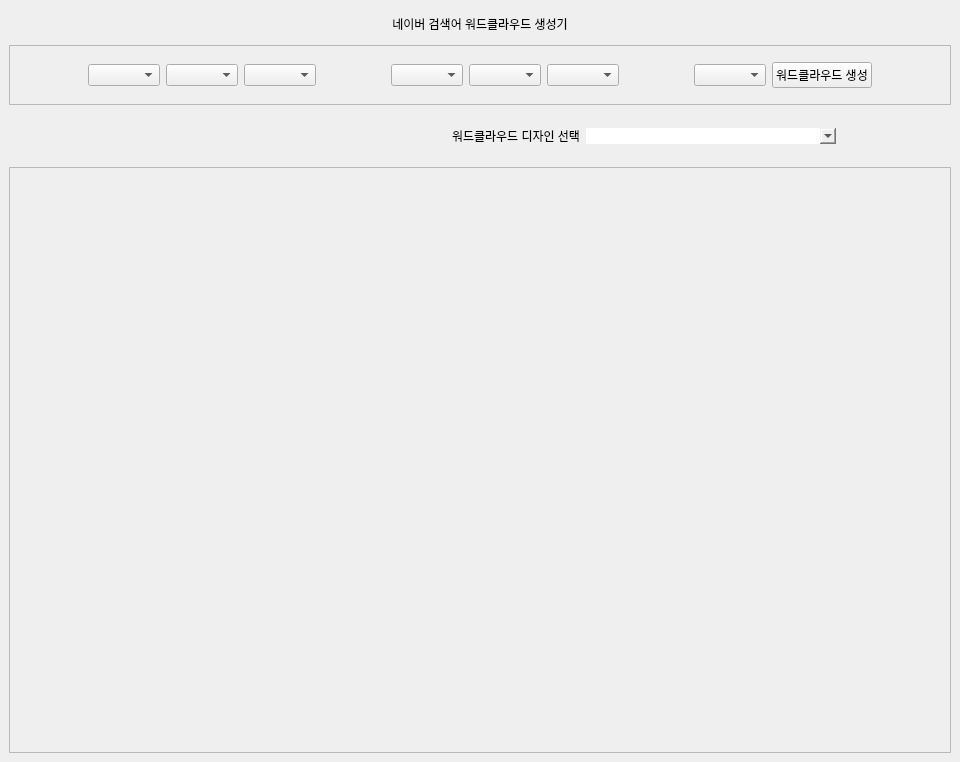
<?xml version="1.0" encoding="UTF-8"?>
<ui version="4.0">
 <class>MainWindow</class>
 <widget class="QMainWindow" name="MainWindow">
  <property name="geometry">
   <rect>
    <x>0</x>
    <y>0</y>
    <width>960</width>
    <height>762</height>
   </rect>
  </property>
  <property name="minimumSize">
   <size>
    <width>960</width>
    <height>600</height>
   </size>
  </property>
  <property name="maximumSize">
   <size>
    <width>16777215</width>
    <height>16777215</height>
   </size>
  </property>
  <property name="windowTitle">
   <string>MainWindow</string>
  </property>
  <widget class="QWidget" name="centralwidget">
   <layout class="QVBoxLayout" name="verticalLayout">
    <item>
     <widget class="QFrame" name="frame">
      <property name="maximumSize">
       <size>
        <width>16777215</width>
        <height>30</height>
       </size>
      </property>
      <property name="styleSheet">
       <string notr="true">border: none;</string>
      </property>
      <property name="frameShape">
       <enum>QFrame::StyledPanel</enum>
      </property>
      <property name="frameShadow">
       <enum>QFrame::Raised</enum>
      </property>
      <layout class="QHBoxLayout" name="horizontalLayout_2">
       <property name="spacing">
        <number>0</number>
       </property>
       <property name="leftMargin">
        <number>0</number>
       </property>
       <property name="topMargin">
        <number>0</number>
       </property>
       <property name="rightMargin">
        <number>0</number>
       </property>
       <property name="bottomMargin">
        <number>0</number>
       </property>
       <item>
        <widget class="QLabel" name="label">
         <property name="text">
          <string>네이버 검색어 워드클라우드 생성기</string>
         </property>
         <property name="alignment">
          <set>Qt::AlignCenter</set>
         </property>
        </widget>
       </item>
      </layout>
     </widget>
    </item>
    <item>
     <widget class="QFrame" name="frame_3">
      <property name="maximumSize">
       <size>
        <width>16777215</width>
        <height>60</height>
       </size>
      </property>
      <property name="styleSheet">
       <string notr="true"/>
      </property>
      <property name="frameShape">
       <enum>QFrame::StyledPanel</enum>
      </property>
      <property name="frameShadow">
       <enum>QFrame::Raised</enum>
      </property>
      <layout class="QHBoxLayout" name="horizontalLayout">
       <item>
        <widget class="QFrame" name="frame_4">
         <property name="styleSheet">
          <string notr="true">border: none;</string>
         </property>
         <property name="frameShape">
          <enum>QFrame::StyledPanel</enum>
         </property>
         <property name="frameShadow">
          <enum>QFrame::Raised</enum>
         </property>
        </widget>
       </item>
       <item>
        <widget class="QComboBox" name="s_year">
         <property name="maximumSize">
          <size>
           <width>80</width>
           <height>16777215</height>
          </size>
         </property>
        </widget>
       </item>
       <item>
        <widget class="QComboBox" name="s_month">
         <property name="maximumSize">
          <size>
           <width>80</width>
           <height>16777215</height>
          </size>
         </property>
        </widget>
       </item>
       <item>
        <widget class="QComboBox" name="s_date">
         <property name="maximumSize">
          <size>
           <width>80</width>
           <height>16777215</height>
          </size>
         </property>
        </widget>
       </item>
       <item>
        <widget class="QFrame" name="frame_6">
         <property name="styleSheet">
          <string notr="true">border: none;</string>
         </property>
         <property name="frameShape">
          <enum>QFrame::StyledPanel</enum>
         </property>
         <property name="frameShadow">
          <enum>QFrame::Raised</enum>
         </property>
        </widget>
       </item>
       <item>
        <widget class="QComboBox" name="e_year">
         <property name="maximumSize">
          <size>
           <width>80</width>
           <height>16777215</height>
          </size>
         </property>
        </widget>
       </item>
       <item>
        <widget class="QComboBox" name="e_month">
         <property name="maximumSize">
          <size>
           <width>80</width>
           <height>16777215</height>
          </size>
         </property>
        </widget>
       </item>
       <item>
        <widget class="QComboBox" name="e_date">
         <property name="maximumSize">
          <size>
           <width>80</width>
           <height>16777215</height>
          </size>
         </property>
        </widget>
       </item>
       <item>
        <widget class="QFrame" name="frame_7">
         <property name="styleSheet">
          <string notr="true">border: none;</string>
         </property>
         <property name="frameShape">
          <enum>QFrame::StyledPanel</enum>
         </property>
         <property name="frameShadow">
          <enum>QFrame::Raised</enum>
         </property>
        </widget>
       </item>
       <item>
        <widget class="QComboBox" name="category">
         <property name="maximumSize">
          <size>
           <width>100</width>
           <height>16777215</height>
          </size>
         </property>
        </widget>
       </item>
       <item>
        <widget class="QPushButton" name="btn_start">
         <property name="text">
          <string>워드클라우드 생성</string>
         </property>
        </widget>
       </item>
       <item>
        <widget class="QFrame" name="frame_5">
         <property name="styleSheet">
          <string notr="true">border: none;</string>
         </property>
         <property name="frameShape">
          <enum>QFrame::StyledPanel</enum>
         </property>
         <property name="frameShadow">
          <enum>QFrame::Raised</enum>
         </property>
        </widget>
       </item>
      </layout>
     </widget>
    </item>
    <item>
     <widget class="QFrame" name="frame_8">
      <property name="maximumSize">
       <size>
        <width>16777215</width>
        <height>50</height>
       </size>
      </property>
      <property name="styleSheet">
       <string notr="true">border:none;</string>
      </property>
      <property name="frameShape">
       <enum>QFrame::StyledPanel</enum>
      </property>
      <property name="frameShadow">
       <enum>QFrame::Raised</enum>
      </property>
      <layout class="QHBoxLayout" name="horizontalLayout_3">
       <item>
        <widget class="QFrame" name="frame_9">
         <property name="frameShape">
          <enum>QFrame::StyledPanel</enum>
         </property>
         <property name="frameShadow">
          <enum>QFrame::Raised</enum>
         </property>
        </widget>
       </item>
       <item>
        <widget class="QLabel" name="label_2">
         <property name="text">
          <string>워드클라우드 디자인 선택</string>
         </property>
         <property name="alignment">
          <set>Qt::AlignRight|Qt::AlignTrailing|Qt::AlignVCenter</set>
         </property>
        </widget>
       </item>
       <item>
        <widget class="QComboBox" name="wc_shape">
         <property name="maximumSize">
          <size>
           <width>250</width>
           <height>16777215</height>
          </size>
         </property>
        </widget>
       </item>
       <item>
        <widget class="QFrame" name="frame_10">
         <property name="maximumSize">
          <size>
           <width>100</width>
           <height>16777215</height>
          </size>
         </property>
         <property name="frameShape">
          <enum>QFrame::StyledPanel</enum>
         </property>
         <property name="frameShadow">
          <enum>QFrame::Raised</enum>
         </property>
        </widget>
       </item>
      </layout>
     </widget>
    </item>
    <item>
     <widget class="QFrame" name="frame_2">
      <property name="frameShape">
       <enum>QFrame::StyledPanel</enum>
      </property>
      <property name="frameShadow">
       <enum>QFrame::Raised</enum>
      </property>
      <layout class="QVBoxLayout" name="verticalLayout_2">
       <item>
        <widget class="QLabel" name="label_wc">
         <property name="text">
          <string/>
         </property>
        </widget>
       </item>
      </layout>
     </widget>
    </item>
   </layout>
  </widget>
 </widget>
 <resources/>
 <connections/>
</ui>
